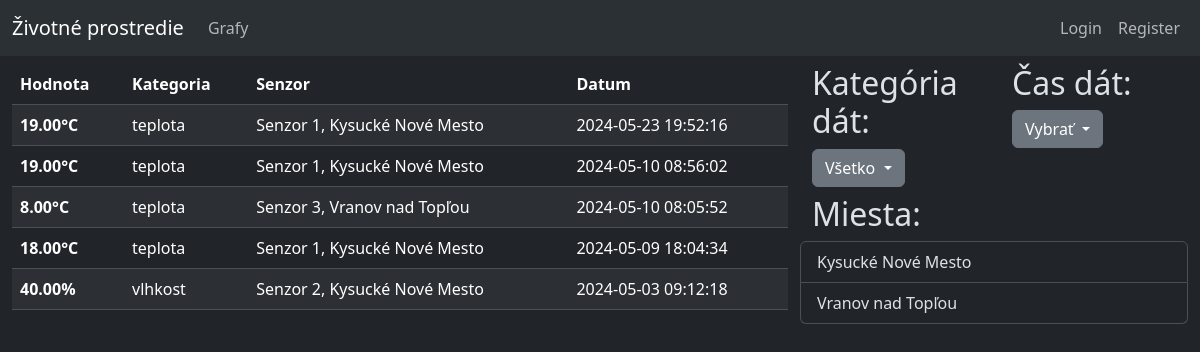
Before: / with the older database file.
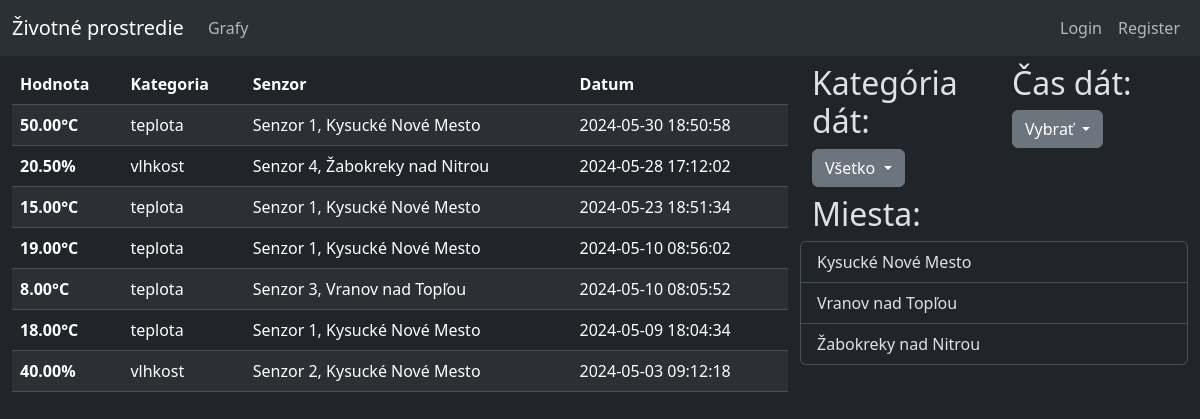
After: the same page with the newer database file.
### tables this page shows
CREATE TABLE `data` (
  `id` int(16) NOT NULL,
  `kategoria_id` int(5) NOT NULL,
  `hodnota` decimal(5,2) NOT NULL,
  `senzor_id` int(5) NOT NULL,
  `datum` datetime NOT NULL DEFAULT current_timestamp()
);

CREATE TABLE `kategoria` (
  `id` int(5) NOT NULL,
  `nazov` varchar(32) NOT NULL
);

CREATE TABLE `senzor` (
  `id` int(5) NOT NULL,
  `lokacia` varchar(64) NOT NULL,
  `posledny_update` datetime NOT NULL DEFAULT current_timestamp(),
  `vybavenie` varchar(32) NOT NULL
);

### header.php (called while the page is built, shortened)
<?php
    $rola_user = role_check($conn);
?>

### querry.php (called while the page is built, shortened)
<?php
function get_querry($choice, $rola_user) {
    if($choice == 1) {
        if($rola_user != "obyvatel" || isset($_SESSION["role_id"]) != "") {
            if(isset($_GET["cas"])) {
                if(isset($_GET["senzor"])) {
                    $query = "
                    SELECT data.id, kategoria.nazov AS kategoria_nazov, data.hodnota, senzor.lokacia AS senzor_lokacia,senzor.vybavenie AS senzor_vybavenie, data.datum, data.senzor_id
                    FROM data
                    JOIN kategoria ON data.kategoria_id = kategoria.id
                    JOIN senzor ON data.senzor_id = senzor.id
                    WHERE senzor.lokacia = \"".$_GET["lokalita"]."\" AND senzor.id = ".$_GET["senzor"]." AND datum >= NOW() - INTERVAL ".$_GET["cas"]." DAY
                    ORDER BY datum DESC;
                    ";
                }
                else if(isset($_GET["kategoria"])) {
                    $query = "
                    SELECT data.id, kategoria.nazov AS kategoria_nazov, data.hodnota, senzor.lokacia AS senzor_lokacia,senzor.vybavenie AS senzor_vybavenie, data.datum, data.senzor_id
                    FROM data
                    JOIN kategoria ON data.kategoria_id = kategoria.id
                    JOIN senzor ON data.senzor_id = senzor.id
                    WHERE senzor.lokacia = \"".$_GET["lokalita"]."\" AND kategoria.nazov = \"".$_GET["kategoria"]."\" AND datum >= NOW() - INTERVAL ".$_GET["cas"]." DAY
                    ORDER BY datum DESC;
                    ";
                }
                else {
                    $query = "
                    SELECT data.id, kategoria.nazov AS kategoria_nazov, data.hodnota, senzor.lokacia AS senzor_lokacia,senzor.vybavenie AS senzor_vybavenie, data.datum, data.senzor_id
                    FROM data
                    JOIN kategoria ON data.kategoria_id = kategoria.id
                    JOIN senzor ON data.senzor_id = senzor.id
                    WHERE senzor.lokacia = \"".$_GET["lokalita"]."\" AND datum >= NOW() - INTERVAL ".$_GET["cas"]." DAY
                    ORDER BY datum DESC;
                    ";
                }
            }
            else {
                if(isset($_GET["senzor"])) {
                    $query = "
                    SELECT data.id, kategoria.nazov AS kategoria_nazov, data.hodnota, senzor.lokacia AS senzor_lokacia,senzor.vybavenie AS senzor_vybavenie, data.datum, data.senzor_id
                    FROM data
                    JOIN kategoria ON data.kategoria_id = kategoria.id
                    JOIN senzor ON data.senzor_id = senzor.id
                    WHERE senzor.lokacia = \"".$_GET["lokalita"]."\" AND senzor.id = ".$_GET["senzor"]."
                    ORDER BY datum DESC;
                    ";
                }
                else if(isset($_GET["kategoria"])) {
                    $query = "
                    SELECT data.id, kategoria.nazov AS kategoria_nazov, data.hodnota, senzor.lokacia AS senzor_lokacia,senzor.vybavenie AS senzor_vybavenie, data.datum, data.senzor_id
                    FROM data
                    JOIN kategoria ON data.kategoria_id = kategoria.id
                    JOIN senzor ON data.senzor_id = senzor.id
                    WHERE senzor.lokacia = \"".$_GET["lokalita"]."\" AND kategoria.nazov = \"".$_GET["kategoria"]."\"
                    ORDER BY datum DESC;
                    ";
                }
                else {
                    $query = "
                    SELECT data.id, kategoria.nazov AS kategoria_nazov, data.hodnota, senzor.lokacia AS senzor_lokacia,senzor.vybavenie AS senzor_vybavenie, data.datum, data.senzor_id
                    FROM data
                    JOIN kategoria ON data.kategoria_id = kategoria.id
                    JOIN senzor ON data.senzor_id = senzor.id
                    WHERE senzor.lokacia = \"".$_GET["lokalita"]."\"
                    ORDER BY datum DESC;
                    ";
                }
            }
        }
        else {
            if(isset($_GET["cas"])) {
                if(isset($_GET["senzor"])) {
                    $query = "
                    SELECT data.id, kategoria.nazov AS kategoria_nazov, data.hodnota, senzor.lokacia AS senzor_lokacia,senzor.vybavenie AS senzor_vybavenie, data.datum, data.senzor_id
                    FROM data
                    JOIN kategoria ON data.kategoria_id = kategoria.id
                    JOIN senzor ON data.senzor_id = senzor.id
                    WHERE senzor.lokacia = \"".$_GET["lokalita"]."\" AND senzor.id = ".$_GET["senzor"]." AND datum >= NOW() - INTERVAL ".$_GET["cas"]." DAY
                    ORDER BY datum DESC;
                    ";
                }
                else if(isset($_GET["kategoria"])) {
                    $query = "
                    SELECT data.id, kategoria.nazov AS kategoria_nazov, data.hodnota, senzor.lokacia AS senzor_lokacia,senzor.vybavenie AS senzor_vybavenie, data.datum, data.senzor_id
                    FROM data
                    JOIN kategoria ON data.kategoria_id = kategoria.id
                    JOIN senzor ON data.senzor_id = senzor.id
                    WHERE senzor.lokacia = \"".$_GET["lokalita"]."\" AND kategoria.nazov = \"".$_GET["kategoria"]."\" AND datum >= NOW() - INTERVAL ".$_GET["cas"]." DAY
                    ORDER BY datum DESC;
                    ";
                }
                else {
                    $query = "
                    SELECT data.id, kategoria.nazov AS kategoria_nazov, data.hodnota, senzor.lokacia AS senzor_lokacia,senzor.vybavenie AS senzor_vybavenie, data.datum, data.senzor_id
                    FROM data
                    JOIN kategoria ON data.kategoria_id = kategoria.id
                    JOIN senzor ON data.senzor_id = senzor.id
                    WHERE senzor.lokacia = \"".$_GET["lokalita"]."\" AND datum >= NOW() - INTERVAL ".$_GET["cas"]." DAY
                    ORDER BY datum DESC;
                    ";
                }
            }
            else {
                if(isset($_GET["senzor"])) {
                    $query = "
                    SELECT data.id, kategoria.nazov AS kategoria_nazov, data.hodnota, senzor.lokacia AS senzor_lokacia,senzor.vybavenie AS senzor_vybavenie, data.datum, data.senzor_id
                    FROM data
                    JOIN kategoria ON data.kategoria_id = kategoria.id
                    JOIN senzor ON data.senzor_id = senzor.id
                    WHERE senzor.lokacia = \"".$_GET["lokalita"]."\" AND senzor.id = ".$_GET["senzor"]." AND datum >= NOW() - INTERVAL 30 DAY
                    ORDER BY datum DESC;
                    ";
                }
                else if(isset($_GET["kategoria"])) {
                    $query = "
                    SELECT data.id, kategoria.nazov AS kategoria_nazov, data.hodnota, senzor.lokacia AS senzor_lokacia,senzor.vybavenie AS senzor_vybavenie, data.datum, data.senzor_id
                    FROM data
                    JOIN kategoria ON data.kategoria_id = kategoria.id
                    JOIN senzor ON data.senzor_id = senzor.id
                    WHERE senzor.lokacia = \"".$_GET["lokalita"]."\" AND kategoria.nazov = \"".$_GET["kategoria"]."\" AND datum >= NOW() - INTERVAL 30 DAY
                    ORDER BY datum DESC;
                    ";
                }
                else {
                    $query = "
                    SELECT data.id, kategoria.nazov AS kategoria_nazov, data.hodnota, senzor.lokacia AS senzor_lokacia,senzor.vybavenie AS senzor_vybavenie, data.datum, data.senzor_id
                    FROM data
                    JOIN kategoria ON data.kategoria_id = kategoria.id
                    JOIN senzor ON data.senzor_id = senzor.id
                    WHERE senzor.lokacia = \"".$_GET["lokalita"]."\" AND datum >= NOW() - INTERVAL 30 DAY
                    ORDER BY datum DESC;
                    ";
                }
            }
        }
    }
    else if($choice == 2) {
        if($rola_user != "obyvatel" || isset($_SESSION["role_id"]) != "") {
            if(isset($_GET["cas"])) {
                if(isset($_GET["kategoria"])) {
                    $query = "
                    SELECT data.id, kategoria.nazov AS kategoria_nazov, data.hodnota, senzor.lokacia AS senzor_lokacia,senzor.vybavenie AS senzor_vybavenie, data.datum, data.senzor_id
                    FROM data
                    JOIN kategoria ON data.kategoria_id = kategoria.id
                    JOIN senzor ON data.senzor_id = senzor.id
                    WHERE kategoria.nazov = \"".$_GET["kategoria"]."\" AND datum >= NOW() - INTERVAL ".$_GET["cas"]." DAY
                    ORDER BY datum DESC;
                    ";
                }
                else {
                    $query = "
                    SELECT data.id, kategoria.nazov AS kategoria_nazov, data.hodnota, senzor.lokacia AS senzor_lokacia,senzor.vybavenie AS senzor_vybavenie, data.datum, data.senzor_id
                    FROM data
                    JOIN kategoria ON data.kategoria_id = kategoria.id
                    JOIN senzor ON data.senzor_id = senzor.id
                    WHERE datum >= NOW() - INTERVAL ".$_GET["cas"]." DAY
                    ORDER BY datum DESC;
                    ";
                }
            }
            else {
                if(isset($_GET["kategoria"])) {
                    $query = "
                    SELECT data.id, kategoria.nazov AS kategoria_nazov, data.hodnota, senzor.lokacia AS senzor_lokacia,senzor.vybavenie AS senzor_vybavenie, data.datum, data.senzor_id
                    FROM data
                    JOIN kategoria ON data.kategoria_id = kategoria.id
                    JOIN senzor ON data.senzor_id = senzor.id
                    WHERE kategoria.nazov = \"".$_GET["kategoria"]."\"
                    ORDER BY datum DESC;
                    ";
                }
                else {
                    $query = "
                    SELECT data.id, kategoria.nazov AS kategoria_nazov, data.hodnota, senzor.lokacia AS senzor_lokacia,senzor.vybavenie AS senzor_vybavenie, data.datum, data.senzor_id
                    FROM data
                    JOIN kategoria ON data.kategoria_id = kategoria.id
                    JOIN senzor ON data.senzor_id = senzor.id
                    ORDER BY datum DESC;
                    ";
                }
            }
        }
    }
    return $query;
}

### functions.php (called while the page is built, shortened)
<?php
function jednotka($kategoria) {
    if($kategoria == "vlhkost")
    {
        return "%";
    }
    elseif($kategoria == "teplota")
    {
        return "°C";
    }
    else
    {
        return "";
    }
}

### index.php (the view, shortened to what the rows shown need)
<?php
    include("./connect.php");
    include("./functions.php");
    include("./querry.php");
?>
<!DOCTYPE html>
<html data-bs-theme="dark">
<head>
    <link href="https://cdn.jsdelivr.net/npm/bootstrap@5.3.3/dist/css/bootstrap.min.css" rel="stylesheet">
</head>
<body>
    <header><?php include_once("./header.php")?></header>
    <div class="container-xxl column-gap-3">
        <div class="row mt-2">
            <div class="col-8">
                <table class="table table-striped">
                    <thead>
                        <tr>
                            <th scope="col">Hodnota</th>
                            <th scope="col">Kategoria</th>
                            <th scope="col">Senzor</th>
                            <th scope="col">Datum</th>
                        </tr>
                    </thead>
                    <tbody>
                        <?php
                            $query = get_querry(2,$rola_user);
                            $result = mysqli_query($conn, $query);
                            if (mysqli_num_rows($result) > 0)
                            {
                                while($row = mysqli_fetch_assoc($result))
                                {
                                    echo "
                                    <tr>
                                        <th scope=\"row\">".$row["hodnota"]."".jednotka($row["kategoria_nazov"])."</th>
                                        <td>".$row["kategoria_nazov"]."</td>
                                        <td>Senzor ".$row["senzor_id"].", ".$row["senzor_lokacia"]."</td>
                                        <td>".$row["datum"]."</td>
                                    </tr>";
                                }
                            }
                        ?>
                    </tbody>
                </table>
            </div>
            <div class="col-4">
                <div class="row mb-2">
                    <div class="col-6">
                        <h2>Kategória dát:</h2>
                    </div>
                    <div class="col-6">
                        <h2>Čas dát:</h2>
                    </div>
                </div>
                <div class="row mb-2">
                    <h2>Miesta:</h2>
                    <div class="list-group">
                        <?php
                            $query = "
                            SELECT *
                            FROM senzor
                            GROUP BY lokacia
                            ";
                            $result = mysqli_query($conn, $query);
                            if (mysqli_num_rows($result) > 0)
                            {
                                while($row = mysqli_fetch_assoc($result))
                                {
                                    echo "<a href=\"./lokalita_info.php?lokalita=".$row["lokacia"]."\" class=\"list-group-item list-group-item-action\">".$row["lokacia"]."</a>";
                                }
                            }
                        ?>
                    </div>
                </div>
            </div>
        </div>
    </div>
</body>
</html>

Changed rows visible on the page:
removed data: hodnota "19.00", kategoria.nazov "°C", kategoria.nazov "teplota", senzor "1", senzor.lokacia "Kysucké Nové Mesto", datum "2024-05-23 19:52:16"
added data: hodnota "50.00", kategoria.nazov "°C", kategoria.nazov "teplota", senzor "1", senzor.lokacia "Kysucké Nové Mesto", datum "2024-05-30 18:50:58"
added data: hodnota "20.50", kategoria.nazov "%", kategoria.nazov "vlhkost", senzor "4", senzor.lokacia "Žabokreky nad Nitrou", datum "2024-05-28 17:12:02"
added data: hodnota "15.00", kategoria.nazov "°C", kategoria.nazov "teplota", senzor "1", senzor.lokacia "Kysucké Nové Mesto", datum "2024-05-23 18:51:34"
added senzor: lokacia "Žabokreky nad Nitrou"
